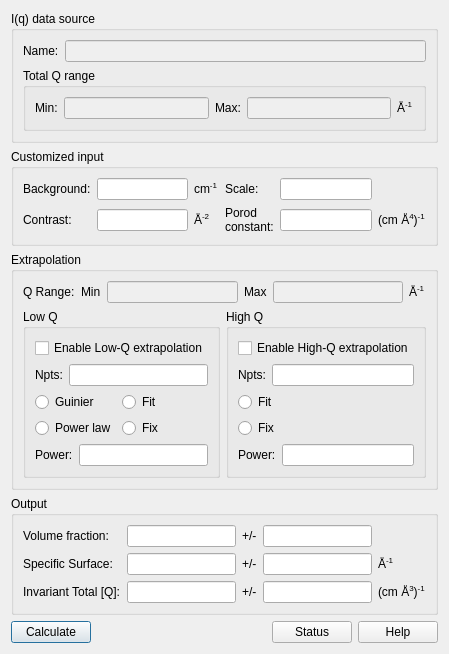
<?xml version="1.0" encoding="UTF-8"?>
<ui version="4.0">
 <class>Dialog</class>
 <widget class="QDialog" name="Dialog">
  <property name="geometry">
   <rect>
    <x>0</x>
    <y>0</y>
    <width>430</width>
    <height>592</height>
   </rect>
  </property>
  <property name="windowTitle">
   <string>Dialog</string>
  </property>
  <layout class="QGridLayout" name="gridLayout_10">
   <item row="0" column="0">
    <widget class="QGroupBox" name="groupBox">
     <property name="title">
      <string>I(q) data source</string>
     </property>
     <layout class="QGridLayout" name="gridLayout_2">
      <item row="0" column="0">
       <layout class="QHBoxLayout" name="horizontalLayout_4">
        <item>
         <widget class="QLabel" name="label">
          <property name="text">
           <string>Name:</string>
          </property>
         </widget>
        </item>
        <item>
         <widget class="QLineEdit" name="lineEdit">
          <property name="enabled">
           <bool>false</bool>
          </property>
          <property name="readOnly">
           <bool>false</bool>
          </property>
         </widget>
        </item>
       </layout>
      </item>
      <item row="1" column="0">
       <widget class="QGroupBox" name="groupBox_2">
        <property name="title">
         <string>Total Q range</string>
        </property>
        <layout class="QGridLayout" name="gridLayout">
         <item row="0" column="0">
          <layout class="QHBoxLayout" name="horizontalLayout">
           <item>
            <widget class="QLabel" name="label_3">
             <property name="text">
              <string>Min:</string>
             </property>
            </widget>
           </item>
           <item>
            <widget class="QLineEdit" name="lineEdit_2">
             <property name="enabled">
              <bool>false</bool>
             </property>
            </widget>
           </item>
           <item>
            <widget class="QLabel" name="label_4">
             <property name="text">
              <string>Max:</string>
             </property>
            </widget>
           </item>
           <item>
            <widget class="QLineEdit" name="lineEdit_3">
             <property name="enabled">
              <bool>false</bool>
             </property>
            </widget>
           </item>
           <item>
            <widget class="QLabel" name="label_2">
             <property name="text">
              <string>&lt;html&gt;&lt;head/&gt;&lt;body&gt;&lt;p&gt;Å&lt;span style=&quot; vertical-align:super;&quot;&gt;-1&lt;/span&gt;&lt;/p&gt;&lt;/body&gt;&lt;/html&gt;</string>
             </property>
            </widget>
           </item>
          </layout>
         </item>
        </layout>
       </widget>
      </item>
     </layout>
    </widget>
   </item>
   <item row="1" column="0">
    <widget class="QGroupBox" name="groupBox_3">
     <property name="title">
      <string>Customized input</string>
     </property>
     <layout class="QGridLayout" name="gridLayout_4">
      <item row="0" column="0">
       <layout class="QGridLayout" name="gridLayout_3">
        <item row="0" column="0">
         <widget class="QLabel" name="label_5">
          <property name="text">
           <string>Background:</string>
          </property>
         </widget>
        </item>
        <item row="0" column="1">
         <widget class="QLineEdit" name="lineEdit_4"/>
        </item>
        <item row="0" column="2">
         <widget class="QLabel" name="label_8">
          <property name="text">
           <string>&lt;html&gt;&lt;head/&gt;&lt;body&gt;&lt;p&gt;cm&lt;span style=&quot; vertical-align:super;&quot;&gt;-1&lt;/span&gt;&lt;/p&gt;&lt;/body&gt;&lt;/html&gt;</string>
          </property>
         </widget>
        </item>
        <item row="0" column="3">
         <widget class="QLabel" name="label_9">
          <property name="text">
           <string>Scale:</string>
          </property>
         </widget>
        </item>
        <item row="0" column="4">
         <widget class="QLineEdit" name="lineEdit_6"/>
        </item>
        <item row="1" column="0">
         <widget class="QLabel" name="label_6">
          <property name="text">
           <string>Contrast:</string>
          </property>
         </widget>
        </item>
        <item row="1" column="1">
         <widget class="QLineEdit" name="lineEdit_5"/>
        </item>
        <item row="1" column="2">
         <widget class="QLabel" name="label_7">
          <property name="text">
           <string>&lt;html&gt;&lt;head/&gt;&lt;body&gt;&lt;p&gt;Å&lt;span style=&quot; vertical-align:super;&quot;&gt;-2&lt;/span&gt;&lt;/p&gt;&lt;/body&gt;&lt;/html&gt;</string>
          </property>
         </widget>
        </item>
        <item row="1" column="3">
         <widget class="QLabel" name="label_10">
          <property name="text">
           <string>&lt;html&gt;&lt;head/&gt;&lt;body&gt;&lt;p&gt;Porod&lt;br/&gt;constant:&lt;/p&gt;&lt;/body&gt;&lt;/html&gt;</string>
          </property>
         </widget>
        </item>
        <item row="1" column="4">
         <widget class="QLineEdit" name="lineEdit_7"/>
        </item>
        <item row="1" column="5">
         <widget class="QLabel" name="label_11">
          <property name="text">
           <string>&lt;html&gt;&lt;head/&gt;&lt;body&gt;&lt;p&gt;(cm Å&lt;span style=&quot; vertical-align:super;&quot;&gt;4&lt;/span&gt;)&lt;span style=&quot; vertical-align:super;&quot;&gt;-1&lt;/span&gt;&lt;/p&gt;&lt;/body&gt;&lt;/html&gt;</string>
          </property>
         </widget>
        </item>
       </layout>
      </item>
     </layout>
    </widget>
   </item>
   <item row="2" column="0">
    <widget class="QGroupBox" name="groupBox_4">
     <property name="title">
      <string>Extrapolation</string>
     </property>
     <layout class="QGridLayout" name="gridLayout_9">
      <item row="0" column="0" colspan="2">
       <layout class="QHBoxLayout" name="horizontalLayout_2">
        <item>
         <widget class="QLabel" name="label_12">
          <property name="text">
           <string>Q Range:</string>
          </property>
         </widget>
        </item>
        <item>
         <widget class="QLabel" name="label_14">
          <property name="text">
           <string>Min</string>
          </property>
         </widget>
        </item>
        <item>
         <widget class="QLineEdit" name="lineEdit_8">
          <property name="enabled">
           <bool>false</bool>
          </property>
         </widget>
        </item>
        <item>
         <widget class="QLabel" name="label_13">
          <property name="text">
           <string>Max</string>
          </property>
         </widget>
        </item>
        <item>
         <widget class="QLineEdit" name="lineEdit_9">
          <property name="enabled">
           <bool>false</bool>
          </property>
         </widget>
        </item>
        <item>
         <widget class="QLabel" name="label_15">
          <property name="text">
           <string>&lt;html&gt;&lt;head/&gt;&lt;body&gt;&lt;p&gt;Å&lt;span style=&quot; vertical-align:super;&quot;&gt;-1&lt;/span&gt;&lt;/p&gt;&lt;/body&gt;&lt;/html&gt;</string>
          </property>
         </widget>
        </item>
       </layout>
      </item>
      <item row="1" column="0">
       <widget class="QGroupBox" name="groupBox_5">
        <property name="title">
         <string>Low Q</string>
        </property>
        <layout class="QGridLayout" name="gridLayout_7">
         <item row="0" column="0">
          <widget class="QCheckBox" name="checkBox">
           <property name="text">
            <string>Enable Low-Q extrapolation</string>
           </property>
          </widget>
         </item>
         <item row="1" column="0">
          <layout class="QHBoxLayout" name="horizontalLayout_3">
           <item>
            <widget class="QLabel" name="label_16">
             <property name="text">
              <string>Npts:</string>
             </property>
            </widget>
           </item>
           <item>
            <widget class="QLineEdit" name="lineEdit_10"/>
           </item>
          </layout>
         </item>
         <item row="2" column="0">
          <layout class="QFormLayout" name="formLayout">
           <item row="0" column="0">
            <widget class="QRadioButton" name="radioButton">
             <property name="text">
              <string>Guinier</string>
             </property>
            </widget>
           </item>
           <item row="0" column="1">
            <widget class="QRadioButton" name="radioButton_3">
             <property name="text">
              <string>Fit</string>
             </property>
            </widget>
           </item>
           <item row="1" column="0">
            <widget class="QRadioButton" name="radioButton_2">
             <property name="text">
              <string>Power law</string>
             </property>
            </widget>
           </item>
           <item row="1" column="1">
            <widget class="QRadioButton" name="radioButton_4">
             <property name="text">
              <string>Fix</string>
             </property>
            </widget>
           </item>
          </layout>
         </item>
         <item row="3" column="0">
          <layout class="QHBoxLayout" name="horizontalLayout_6">
           <item>
            <widget class="QLabel" name="label_17">
             <property name="text">
              <string>Power:</string>
             </property>
            </widget>
           </item>
           <item>
            <widget class="QLineEdit" name="lineEdit_11"/>
           </item>
          </layout>
         </item>
        </layout>
       </widget>
      </item>
      <item row="1" column="1">
       <widget class="QGroupBox" name="groupBox_6">
        <property name="title">
         <string>High Q</string>
        </property>
        <layout class="QGridLayout" name="gridLayout_8">
         <item row="0" column="0">
          <widget class="QCheckBox" name="checkBox_2">
           <property name="text">
            <string>Enable High-Q extrapolation</string>
           </property>
          </widget>
         </item>
         <item row="1" column="0">
          <layout class="QHBoxLayout" name="horizontalLayout_5">
           <item>
            <widget class="QLabel" name="label_18">
             <property name="text">
              <string>Npts:</string>
             </property>
            </widget>
           </item>
           <item>
            <widget class="QLineEdit" name="lineEdit_12"/>
           </item>
          </layout>
         </item>
         <item row="2" column="0">
          <layout class="QFormLayout" name="formLayout_2">
           <item row="0" column="0">
            <widget class="QRadioButton" name="radioButton_7">
             <property name="text">
              <string>Fit</string>
             </property>
            </widget>
           </item>
           <item row="1" column="0">
            <widget class="QRadioButton" name="radioButton_8">
             <property name="text">
              <string>Fix</string>
             </property>
            </widget>
           </item>
          </layout>
         </item>
         <item row="3" column="0">
          <layout class="QHBoxLayout" name="horizontalLayout_7">
           <item>
            <widget class="QLabel" name="label_19">
             <property name="text">
              <string>Power:</string>
             </property>
            </widget>
           </item>
           <item>
            <widget class="QLineEdit" name="lineEdit_13"/>
           </item>
          </layout>
         </item>
        </layout>
       </widget>
      </item>
     </layout>
    </widget>
   </item>
   <item row="3" column="0">
    <widget class="QGroupBox" name="groupBox_7">
     <property name="title">
      <string>Output</string>
     </property>
     <layout class="QGridLayout" name="gridLayout_6">
      <item row="0" column="0">
       <layout class="QGridLayout" name="gridLayout_5">
        <item row="0" column="0">
         <widget class="QLabel" name="label_21">
          <property name="text">
           <string>Volume fraction:</string>
          </property>
         </widget>
        </item>
        <item row="0" column="1">
         <widget class="QLineEdit" name="lineEdit_14">
          <property name="enabled">
           <bool>true</bool>
          </property>
          <property name="readOnly">
           <bool>true</bool>
          </property>
         </widget>
        </item>
        <item row="0" column="2">
         <widget class="QLabel" name="label_20">
          <property name="text">
           <string>+/-</string>
          </property>
         </widget>
        </item>
        <item row="0" column="3">
         <widget class="QLineEdit" name="lineEdit_15">
          <property name="enabled">
           <bool>true</bool>
          </property>
          <property name="readOnly">
           <bool>true</bool>
          </property>
         </widget>
        </item>
        <item row="1" column="0">
         <widget class="QLabel" name="label_22">
          <property name="text">
           <string>Specific Surface:</string>
          </property>
         </widget>
        </item>
        <item row="1" column="1">
         <widget class="QLineEdit" name="lineEdit_17">
          <property name="enabled">
           <bool>true</bool>
          </property>
          <property name="readOnly">
           <bool>true</bool>
          </property>
         </widget>
        </item>
        <item row="1" column="2">
         <widget class="QLabel" name="label_23">
          <property name="text">
           <string>+/-</string>
          </property>
         </widget>
        </item>
        <item row="1" column="3">
         <widget class="QLineEdit" name="lineEdit_16">
          <property name="enabled">
           <bool>true</bool>
          </property>
          <property name="readOnly">
           <bool>true</bool>
          </property>
         </widget>
        </item>
        <item row="1" column="4">
         <widget class="QLabel" name="label_24">
          <property name="text">
           <string>&lt;html&gt;&lt;head/&gt;&lt;body&gt;&lt;p&gt;Å&lt;span style=&quot; vertical-align:super;&quot;&gt;-1&lt;/span&gt;&lt;/p&gt;&lt;/body&gt;&lt;/html&gt;</string>
          </property>
         </widget>
        </item>
        <item row="2" column="0">
         <widget class="QLabel" name="label_25">
          <property name="text">
           <string>Invariant Total [Q]:</string>
          </property>
         </widget>
        </item>
        <item row="2" column="1">
         <widget class="QLineEdit" name="lineEdit_19">
          <property name="enabled">
           <bool>true</bool>
          </property>
          <property name="readOnly">
           <bool>true</bool>
          </property>
         </widget>
        </item>
        <item row="2" column="2">
         <widget class="QLabel" name="label_26">
          <property name="text">
           <string>+/-</string>
          </property>
         </widget>
        </item>
        <item row="2" column="3">
         <widget class="QLineEdit" name="lineEdit_18">
          <property name="enabled">
           <bool>true</bool>
          </property>
          <property name="readOnly">
           <bool>true</bool>
          </property>
         </widget>
        </item>
        <item row="2" column="4">
         <widget class="QLabel" name="label_27">
          <property name="text">
           <string>&lt;html&gt;&lt;head/&gt;&lt;body&gt;&lt;p&gt;(cm Å&lt;span style=&quot; vertical-align:super;&quot;&gt;3&lt;/span&gt;)&lt;span style=&quot; vertical-align:super;&quot;&gt;-1&lt;/span&gt;&lt;/p&gt;&lt;/body&gt;&lt;/html&gt;</string>
          </property>
         </widget>
        </item>
       </layout>
      </item>
     </layout>
    </widget>
   </item>
   <item row="4" column="0">
    <layout class="QHBoxLayout" name="horizontalLayout_8">
     <item>
      <widget class="QPushButton" name="pushButton">
       <property name="text">
        <string>Calculate</string>
       </property>
      </widget>
     </item>
     <item>
      <spacer name="horizontalSpacer">
       <property name="orientation">
        <enum>Qt::Horizontal</enum>
       </property>
       <property name="sizeHint" stdset="0">
        <size>
         <width>40</width>
         <height>20</height>
        </size>
       </property>
      </spacer>
     </item>
     <item>
      <widget class="QPushButton" name="pushButton_2">
       <property name="text">
        <string>Status</string>
       </property>
      </widget>
     </item>
     <item>
      <widget class="QPushButton" name="pushButton_3">
       <property name="text">
        <string>Help</string>
       </property>
      </widget>
     </item>
    </layout>
   </item>
  </layout>
 </widget>
 <resources/>
 <connections/>
</ui>
